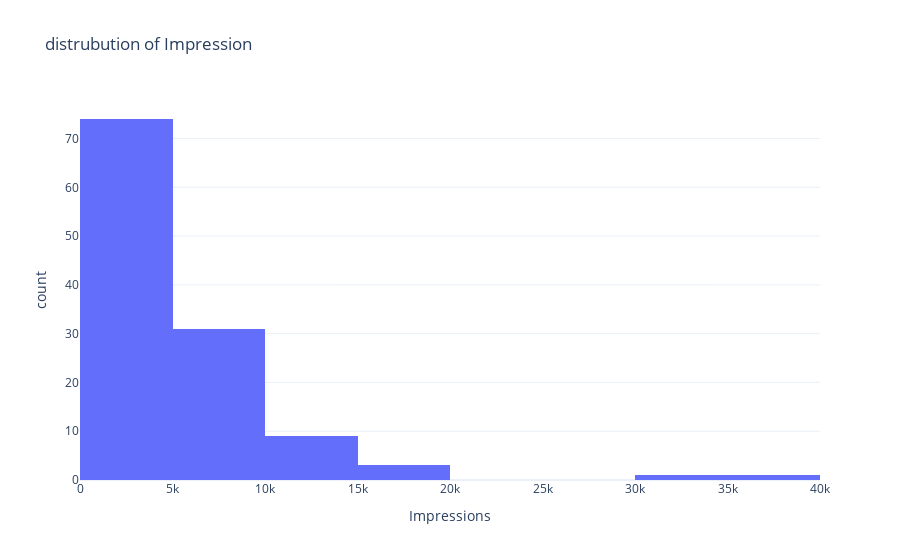

The cell this chart's notebook holds for it:
### Code cell
#eda
fig = px.histogram(df,x='Impressions',nbins=10,title='distrubution of Impression')
fig.show()

### Figure 1 — Plotly figure (JSON) as saved in the notebook; plotly's stock layout.template omitted (floating-point values rounded to 4 significant figures)
{"data": [{"alignmentgroup": "True", "bingroup": "x", "hovertemplate": "Impressions=%{x}<br>count=%{y}<extra></extra>", "legendgroup": "", "marker": {"color": "#636efa", "pattern": {"shape": ""}}, "name": "", "nbinsx": 10, "offsetgroup": "", "orientation": "v", "showlegend": false, "type": "histogram", "x": [3920, 5394, 4021, 4528, 2518, 3884, 2621, 3541, 3749, 4115, 2218, 3234, 4344, 3216, 9453, 5055, 4002, 3169, 6168, 2407, 2064, 3973, 7281, 3052, 4628, 4082, 5394, 2766, 3924, 3015, 6666, 3854, 4355, 4343, 6108, 2523, 2327, 3990, 2191, 1941, 16062, 4998, 4289, 3880, 3786, 4298, 3630, 2826, 7407, 10386, 2998, 7018, 2941, 6432, 10667, 3988, 4978, 3388, 4467, 3246, 5072, 6339, 4239, 3454, 7571, 3333, 3818, 10933, 5058, 3601, 3480, 3525, 3606, 5542, 6559, 3623, 10493, 4446, 2957, 5538, 4681, 5273, 5055, 4002, 3169, 6168, 2407, 3630, 2826, 7407, 10386, 2998, 3052, 4628, 4082, 5394, 2766, 3924, 3015, 5409, 5323, 8001, 4150, 4609, 6348, 11068, 7231, 17396, 6814, 17713, 5563, 4842, 11149, 10206, 13700, 5731, 4139, 32695, 36919], "xaxis": "x", "yaxis": "y"}], "layout": {"barmode": "relative", "legend": {"tracegroupgap": 0}, "title": {"text": "distrubution of Impression"}, "xaxis": {"anchor": "y", "domain": [0, 1], "title": {"text": "Impressions"}}, "yaxis": {"anchor": "x", "domain": [0, 1], "title": {"text": "count"}}}}
